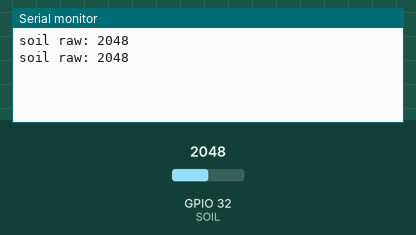
Recording of a sketch running on a simulated ESP32. On the bench: the last lines printed to the serial monitor. Inputs (shaded band) come from the test bench; at power-on: GPIO 32 (SOIL) = 2048 (analog values on the 0–4095 scale).

Above: at 1.8 s.
1.9 s: GPIO 32 (SOIL) set to 2866
At 2.8 s:
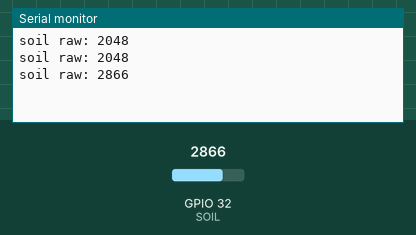
3.4 s: GPIO 32 (SOIL) set to 3603
At 4.8 s:
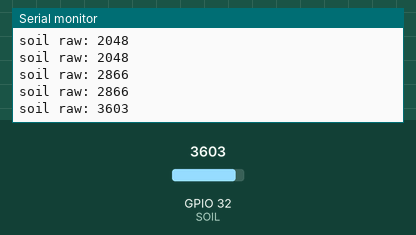
Timing chart, 0 to 6.4 s (numbered marks = the images above; inputs shaded):
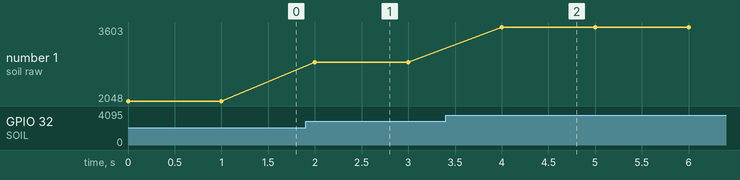

The sketch:

part1_soil_test.ino
```cpp
// Farm Hand part 1: ESP32 + ONE soil probe. Just read it and print it.
// Real build: probe VCC -> 3V3, GND -> GND, AOUT -> pin 32. (In Wokwi the knob stands in for the probe.)
const int SOIL = 32;
void setup() { Serial.begin(115200); analogReadResolution(12); }
void loop() {
  int raw = analogRead(SOIL);                 // real probe: ~3000 in dry air, ~1300 in water
  Serial.printf("soil raw: %d\n", raw);
  delay(1000);
}
```

Measured:
- after the input at 1.9 s, the serial monitor: prints a new line after 0.10 s (image 1)
- after the input at 3.4 s, the serial monitor: prints a new line after 0.60 s (image 2)
- plotted number 1: 2048 → 2866 after the input at 1.9 s, 2866 → 3603 after the input at 3.4 s
